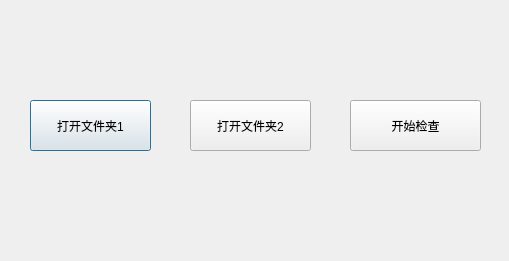
<?xml version="1.0" encoding="UTF-8"?>
<ui version="4.0">
 <class>LabelCheck</class>
 <widget class="QDialog" name="LabelCheck">
  <property name="geometry">
   <rect>
    <x>0</x>
    <y>0</y>
    <width>509</width>
    <height>261</height>
   </rect>
  </property>
  <property name="windowTitle">
   <string>Dialog</string>
  </property>
  <widget class="QPushButton" name="pushButton_1">
   <property name="geometry">
    <rect>
     <x>30</x>
     <y>100</y>
     <width>121</width>
     <height>51</height>
    </rect>
   </property>
   <property name="text">
    <string>打开文件夹1</string>
   </property>
  </widget>
  <widget class="QPushButton" name="pushButton_2">
   <property name="geometry">
    <rect>
     <x>190</x>
     <y>100</y>
     <width>121</width>
     <height>51</height>
    </rect>
   </property>
   <property name="text">
    <string>打开文件夹2</string>
   </property>
  </widget>
  <widget class="QPushButton" name="pushButton_3">
   <property name="geometry">
    <rect>
     <x>350</x>
     <y>100</y>
     <width>131</width>
     <height>51</height>
    </rect>
   </property>
   <property name="text">
    <string>开始检查</string>
   </property>
  </widget>
 </widget>
 <resources/>
 <connections/>
</ui>
